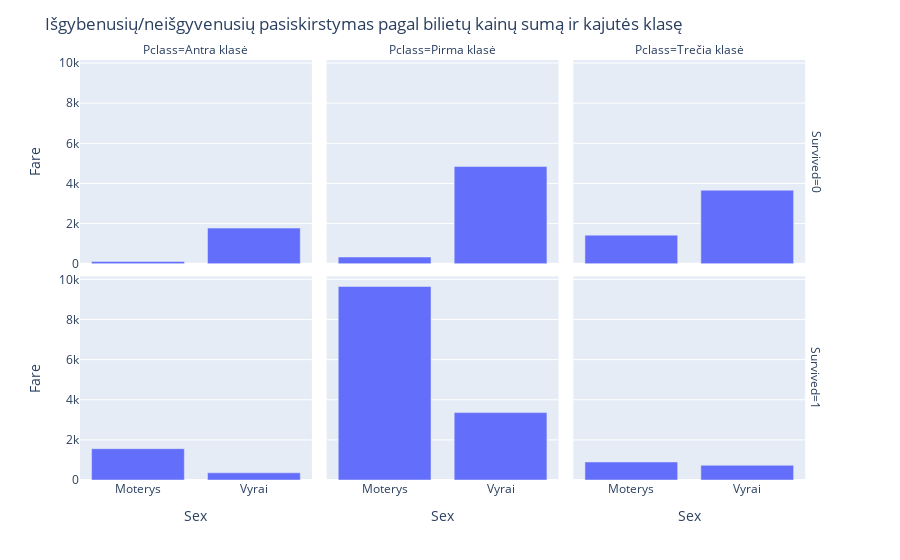

The notebook cell saved with this chart:
### Code cell
figures = titanic[['Sex', 'Survived', 'Pclass', 'Fare']].groupby(['Sex', 'Survived', 'Pclass']).agg('sum').reset_index()
figures  = px.bar(facet_data, x='Sex', y='Fare', facet_row='Survived', facet_col='Pclass', barmode='group')
figures.update_layout(title_text='Išgybenusių/neišgyvenusių pasiskirstymas pagal bilietų kainų sumą ir kajutės klasę')
figures.show()

### Figure 1 — Plotly figure (JSON) as saved in the notebook; plotly's stock layout.template omitted (floating-point values rounded to 4 significant figures)
{"data": [{"alignmentgroup": "True", "hovertemplate": "Survived=0<br>Pclass=Antra klasė<br>Sex=%{x}<br>Fare=%{y}<extra></extra>", "legendgroup": "", "marker": {"color": "#636efa", "pattern": {"shape": ""}}, "name": "", "offsetgroup": "", "orientation": "v", "showlegend": false, "textposition": "auto", "type": "bar", "x": ["Moterys", "Vyrai"], "xaxis": "x4", "y": [109.5, 1773.0], "yaxis": "y4"}, {"alignmentgroup": "True", "hovertemplate": "Survived=0<br>Pclass=Pirma klasė<br>Sex=%{x}<br>Fare=%{y}<extra></extra>", "legendgroup": "", "marker": {"color": "#636efa", "pattern": {"shape": ""}}, "name": "", "offsetgroup": "", "orientation": "v", "showlegend": false, "textposition": "auto", "type": "bar", "x": ["Moterys", "Vyrai"], "xaxis": "x5", "y": [331.8, 4843.0], "yaxis": "y5"}, {"alignmentgroup": "True", "hovertemplate": "Survived=0<br>Pclass=Trečia klasė<br>Sex=%{x}<br>Fare=%{y}<extra></extra>", "legendgroup": "", "marker": {"color": "#636efa", "pattern": {"shape": ""}}, "name": "", "offsetgroup": "", "orientation": "v", "showlegend": false, "textposition": "auto", "type": "bar", "x": ["Moterys", "Vyrai"], "xaxis": "x6", "y": [1424.0, 3661.0], "yaxis": "y6"}, {"alignmentgroup": "True", "hovertemplate": "Survived=1<br>Pclass=Antra klasė<br>Sex=%{x}<br>Fare=%{y}<extra></extra>", "legendgroup": "", "marker": {"color": "#636efa", "pattern": {"shape": ""}}, "name": "", "offsetgroup": "", "orientation": "v", "showlegend": false, "textposition": "auto", "type": "bar", "x": ["Moterys", "Vyrai"], "xaxis": "x", "y": [1560.0, 358.6], "yaxis": "y"}, {"alignmentgroup": "True", "hovertemplate": "Survived=1<br>Pclass=Pirma klasė<br>Sex=%{x}<br>Fare=%{y}<extra></extra>", "legendgroup": "", "marker": {"color": "#636efa", "pattern": {"shape": ""}}, "name": "", "offsetgroup": "", "orientation": "v", "showlegend": false, "textposition": "auto", "type": "bar", "x": ["Moterys", "Vyrai"], "xaxis": "x2", "y": [9644.0, 3359.0], "yaxis": "y2"}, {"alignmentgroup": "True", "hovertemplate": "Survived=1<br>Pclass=Trečia klasė<br>Sex=%{x}<br>Fare=%{y}<extra></extra>", "legendgroup": "", "marker": {"color": "#636efa", "pattern": {"shape": ""}}, "name": "", "offsetgroup": "", "orientation": "v", "showlegend": false, "textposition": "auto", "type": "bar", "x": ["Moterys", "Vyrai"], "xaxis": "x3", "y": [897.4, 732.2], "yaxis": "y3"}], "layout": {"annotations": [{"font": {}, "showarrow": false, "text": "Pclass=Antra klasė", "x": 0.1567, "xanchor": "center", "xref": "paper", "y": 1, "yanchor": "bottom", "yref": "paper"}, {"font": {}, "showarrow": false, "text": "Pclass=Pirma klasė", "x": 0.49, "xanchor": "center", "xref": "paper", "y": 1, "yanchor": "bottom", "yref": "paper"}, {"font": {}, "showarrow": false, "text": "Pclass=Trečia klasė", "x": 0.8233, "xanchor": "center", "xref": "paper", "y": 1, "yanchor": "bottom", "yref": "paper"}, {"font": {}, "showarrow": false, "text": "Survived=1", "textangle": 90, "x": 0.98, "xanchor": "left", "xref": "paper", "y": 0.2425, "yanchor": "middle", "yref": "paper"}, {"font": {}, "showarrow": false, "text": "Survived=0", "textangle": 90, "x": 0.98, "xanchor": "left", "xref": "paper", "y": 0.7575, "yanchor": "middle", "yref": "paper"}], "barmode": "group", "legend": {"tracegroupgap": 0}, "margin": {"t": 60}, "title": {"text": "Išgybenusių/neišgyvenusių pasiskirstymas pagal bilietų kainų sumą ir kajutės klasę"}, "xaxis": {"anchor": "y", "domain": [0, 0.3133], "title": {"text": "Sex"}}, "xaxis2": {"anchor": "y2", "domain": [0.3333, 0.6467], "matches": "x", "title": {"text": "Sex"}}, "xaxis3": {"anchor": "y3", "domain": [0.6667, 0.98], "matches": "x", "title": {"text": "Sex"}}, "xaxis4": {"anchor": "y4", "domain": [0, 0.3133], "matches": "x", "showticklabels": false}, "xaxis5": {"anchor": "y5", "domain": [0.3333, 0.6467], "matches": "x", "showticklabels": false}, "xaxis6": {"anchor": "y6", "domain": [0.6667, 0.98], "matches": "x", "showticklabels": false}, "yaxis": {"anchor": "x", "domain": [0, 0.485], "title": {"text": "Fare"}}, "yaxis2": {"anchor": "x2", "domain": [0, 0.485], "matches": "y", "showticklabels": false}, "yaxis3": {"anchor": "x3", "domain": [0, 0.485], "matches": "y", "showticklabels": false}, "yaxis4": {"anchor": "x4", "domain": [0.515, 1], "matches": "y", "title": {"text": "Fare"}}, "yaxis5": {"anchor": "x5", "domain": [0.515, 1], "matches": "y", "showticklabels": false}, "yaxis6": {"anchor": "x6", "domain": [0.515, 1], "matches": "y", "showticklabels": false}}}
